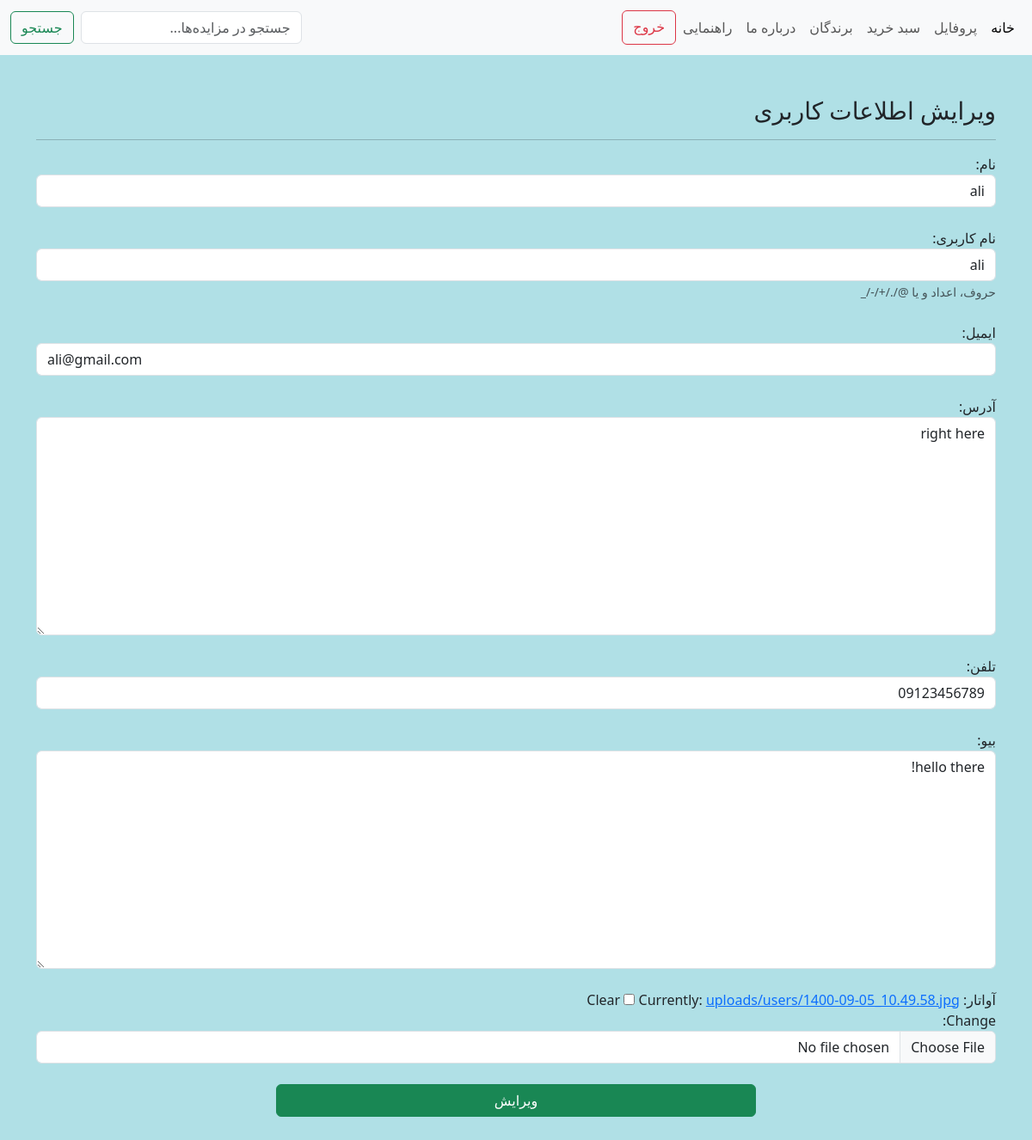
The page /update-user (signed in) on the database its author committed.
### base/models.py (models this page shows)
class User(AbstractUser):
    name = models.CharField(max_length=200, null=True, blank=True)
    address = models.TextField(null=True, blank=True)
    email = models.EmailField(unique=True, null=True, blank=True)
    phone = models.CharField(max_length=14, null=True, blank=True)
    bids_number = models.IntegerField(default=0)
    bio = models.TextField(null=True, blank=True)
    avatar = models.ImageField(upload_to="uploads/users/", null=True, blank=True)
    groups = models.ManyToManyField(
        'auth.Group', related_name='custom_user_set', blank=True
    )
    user_permissions = models.ManyToManyField(
        'auth.Permission', related_name='custom_user_set', blank=True
    )

### base/views.py (the view)
# urls.py: path('update-user', views.updateUser, name="update-user"),
@login_required(login_url='login')
def updateUser(request):
    user = request.user
    form = UserUpdateForm(instance=user)
    if request.method == 'POST':
        form = UserUpdateForm(request.POST, request.FILES, instance=user)
        if form.is_valid():
            form.save()
            return redirect('user-profile', pk=user.id)
    return render(request, 'base/update_user.html', {'form': form})

### base/forms.py
class UserUpdateForm(ModelForm):
    class Meta:
        model = User
        fields = USER_UPDATE_FIELDS
    def __init__(self, *args, **kwargs):
        super().__init__(*args, **kwargs)
        self.fields['username'].help_text = 'حروف، اعداد و یا @/./+/-/_'
        for field in USER_UPDATE_FIELDS:
            self.fields[field].label = FIELD_LABELS[field]
            self.fields[field].widget.attrs['class'] = 'form-control custom-class'

### base/templates/base/update_user.html (shortened to what this page needs)
{% extends "main.html" %}
{% block content %}
<div class="container my-4 py-4">
    <h3>ویرایش اطلاعات کاربری</h3>
    <hr />
    <form method="post" action="" enctype="multipart/form-data">
        {% for field in form %}
            <div class="form-group text-right">
                {{ field.label_tag }}
                {{ field }}
                {% if field.help_text %}
                    <small class="form-text text-muted">{{ field.help_text }}</small>
                {% endif %}
            </div>
            <br />
        {% endfor %}
        <div class="w-100 text-center">
            <button class="btn btn-success w-50 mb-4" type="submit">ویرایش</button>
        </div>
    </form>
</div>
{% endblock content %}

### static/styles/style.css (style rules this page uses)
body { background-color: powderblue; min-height: 100vh; height: fit-content; }

### rows shown on the page
User: form "ali" "ali" "ali@gmail.com" "right here" "09123456789" "hello there!"

### other values the page prints
{{ field.label_tag }} "نام:" "نام کاربری:" "ایمیل:" "آدرس:" "تلفن:" "بیو:" "آواتار:"
{{ field.help_text }} "حروف، اعداد و یا @/./+/-/_"
